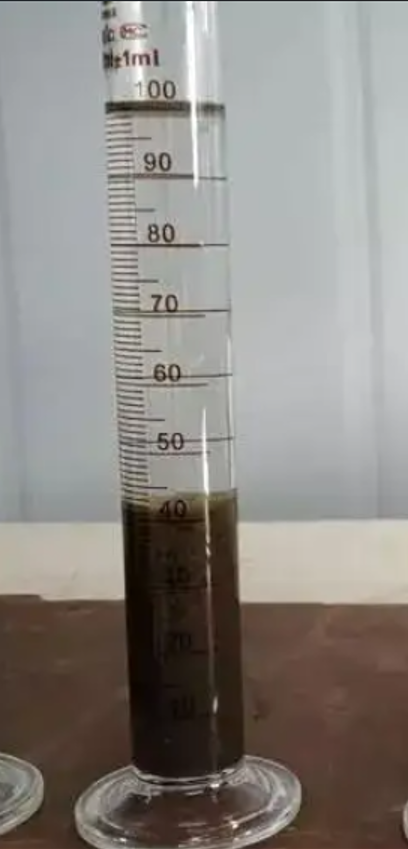
#> input picture lane_detection/su/data/1003.png, 408 x 849 px
$ python segment.py   (older library calls are emulated)
#> lines starting #> are read from the running program, lines starting #| are printed output that depends on the picture; after the words box and inside, x2 and y2 are one past the last pixel; in counts of white or black regions, pixels touching at a corner belong together
"""
@Name: segment.py
@Auth: Huohuo
@Date: 2023/6/11-9:59
@Desc:
@Ver :
code_idea
"""
import cv2
import numpy as np

# ------------------------------------
#               sobel算子
# ------------------------------------
def sobel(img, x_weight, y_weight):
    x = cv2.Sobel(img, cv2.CV_16S, 1, 0, ksize=3)
    y = cv2.Sobel(img, cv2.CV_16S, 0, 1, ksize=3)

    absX = cv2.convertScaleAbs(x)
    absY = cv2.convertScaleAbs(y)

    dst = cv2.addWeighted(absX, x_weight, absY, y_weight, 0)
    return dst

# ------------------------------------
#               形态学运算
# open = True:      开运算
# open = False:     闭运算
# ------------------------------------
def open_close(img, k_x=3, k_y=3, open=True):
    morph_kernel = np.ones((k_x, k_y), np.uint8)
    if open:
        img_erode = cv2.erode(img, morph_kernel, 1)
        img_dilate = cv2.dilate(img_erode, morph_kernel, 1)
        return img_dilate

    else:
        img_dilate = cv2.dilate(img, morph_kernel, 1)
        img_erode = cv2.erode(img_dilate, morph_kernel, 1)
        return img_erode

img_path = "data/1003.png"
img = cv2.imread(img_path, 0)
#> img: shape (849, 408); min 5, max 255, mean 136.7
cv2.imshow("img_gray", img)

# roi区域手动提取
img_h, img_w = img.shape
#> img_h = 849; img_w = 408
print(img.shape)
#| (849, 408)
# img = img[5:-5, 100:190]
cv2.imshow("img_cut", img)

# 二值化
thresh, img_binary = cv2.threshold(img, 0, 255, cv2.THRESH_BINARY+cv2.THRESH_OTSU)
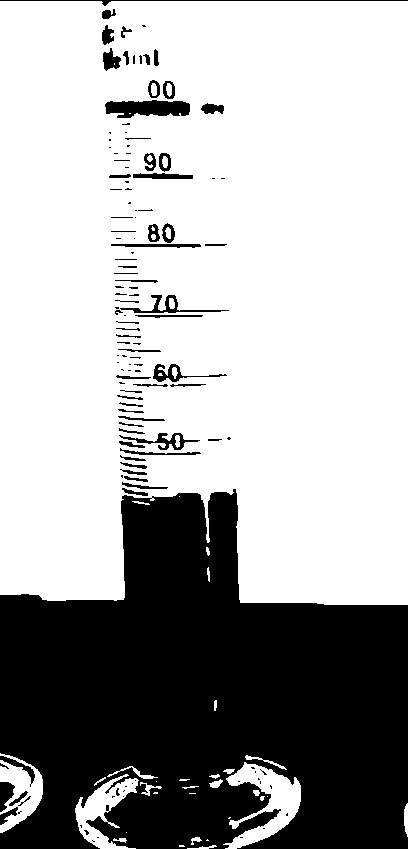
#> img_binary: shape (849, 408); 67.5% white; 130 black regions (68 under 20 px), largest, box (x1, y1, x2, y2) and area: (0, 489, 408, 849) 104563, (105, 100, 190, 118) 1155, (0, 0, 408, 6) 435
#> thresh = 116

# canny
# img_blur = cv2.GaussianBlur(img_binary, (3, 3), 0)
# img_blur = cv2.medianBlur(img_binary, 3, 0)
img_blur = cv2.blur(img_binary, (3, 3))
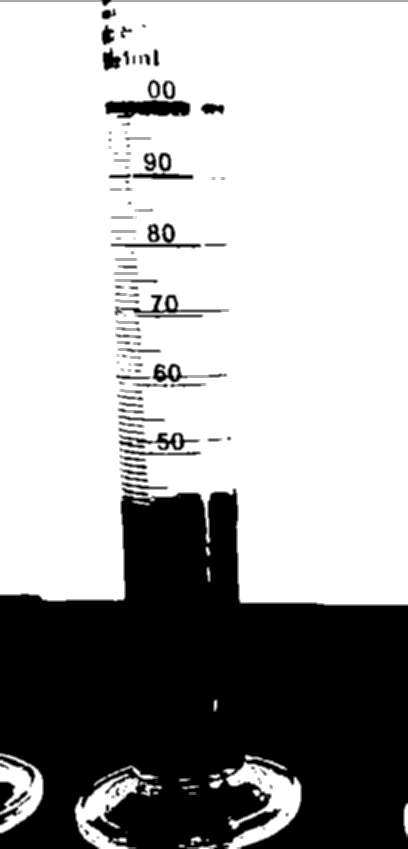
#> img_blur: shape (849, 408); min 0, max 255, mean 172.1
cv2.imshow("img_blur", img_blur)

# open or close
img_open = open_close(img_blur)
#> in open_close, `img_erode = cv2.erode(img, morph_kernel, 1)`:
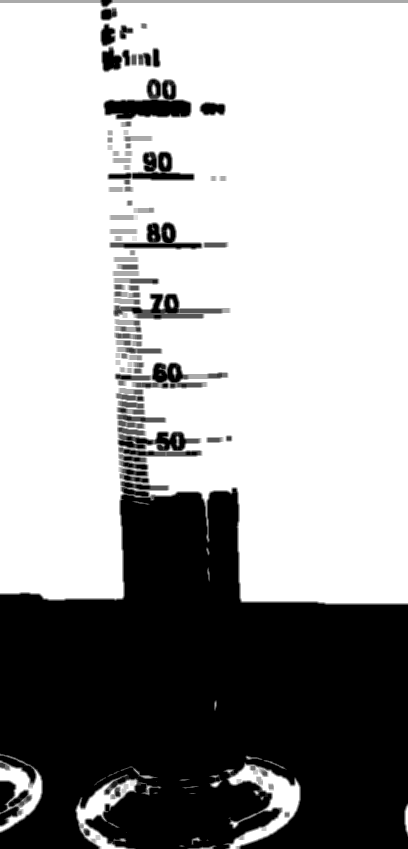
#> img_erode: shape (849, 408); min 0, max 255, mean 166.6

# 边缘检测
# img_edge = cv2.Canny(img_blur, 50, 150)
img_edge = sobel(img_open, 0, 1)
#> in sobel, `x = cv2.Sobel(img, cv2.CV_16S, 1, 0, ksize=3)`:
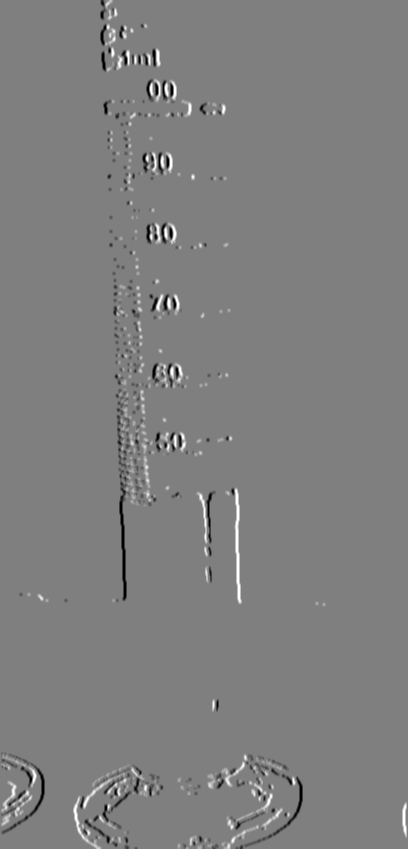
#> x: shape (849, 408) int16; min -680, max 680, mean 0.1; drawn with min black and max white
#> in sobel, `y = cv2.Sobel(img, cv2.CV_16S, 0, 1, ksize=3)`:
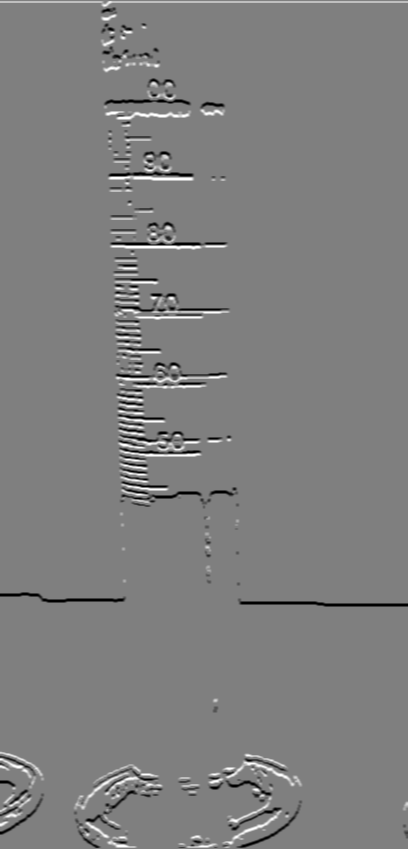
#> y: shape (849, 408) int16; min -680, max 680, mean -1.2; drawn with min black and max white
#> in sobel, `absX = cv2.convertScaleAbs(x)`:
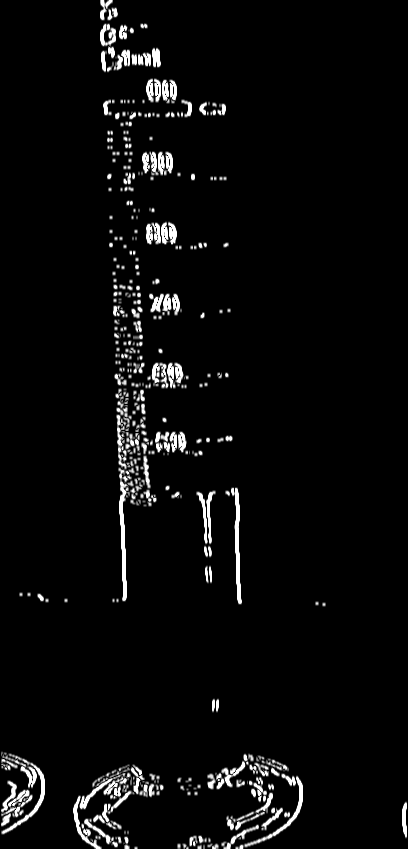
#> absX: shape (849, 408); min 0, max 255, mean 10.1
#> in sobel, `absY = cv2.convertScaleAbs(y)`:
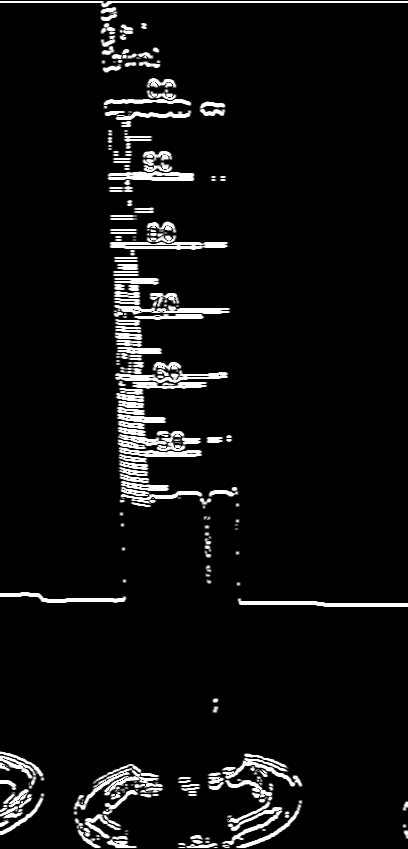
#> absY: shape (849, 408); min 0, max 255, mean 15.4

cv2.imshow("img_edge", img_edge)

cv2.waitKey(0)
cv2.destroyAllWindows()

$ run again, with lane_detection/su/data/1000.png copied over lane_detection/su/data/1003.png
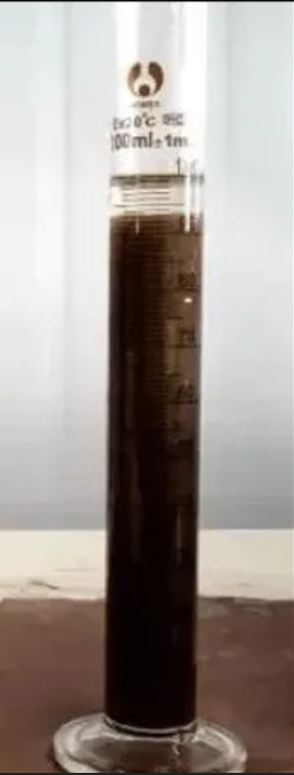
#> input picture lane_detection/su/data/1000.png, 294 x 775 px
#| (775, 294)
#> `thresh, img_binary = cv2.threshold(img, 0, 255, cv2.THRESH_BINARY+cv2...`:
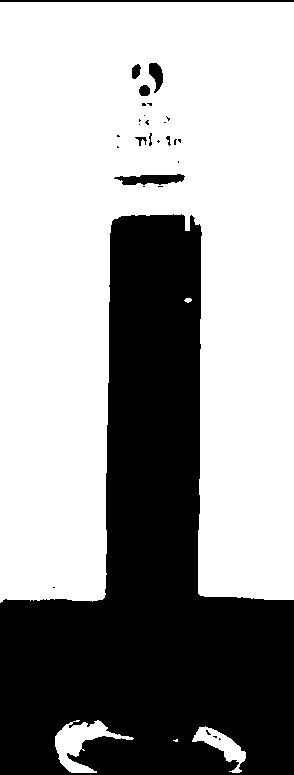
#> img_binary: shape (775, 294); 62.2% white; 29 black regions (20 under 20 px), largest, box (x1, y1, x2, y2) and area: (0, 214, 294, 775) 84244, (0, 0, 294, 2) 588, (114, 174, 185, 185) 528
#> thresh = 133
#> in sobel, `absY = cv2.convertScaleAbs(y)`:
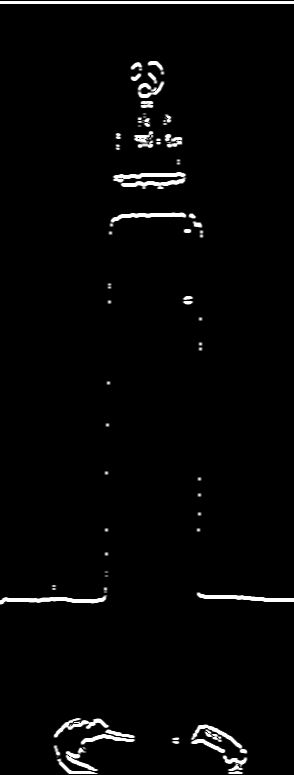
#> absY: shape (775, 294); min 0, max 255, mean 6.2

$ run again, with lane_detection/su/data/1001.png copied over lane_detection/su/data/1003.png
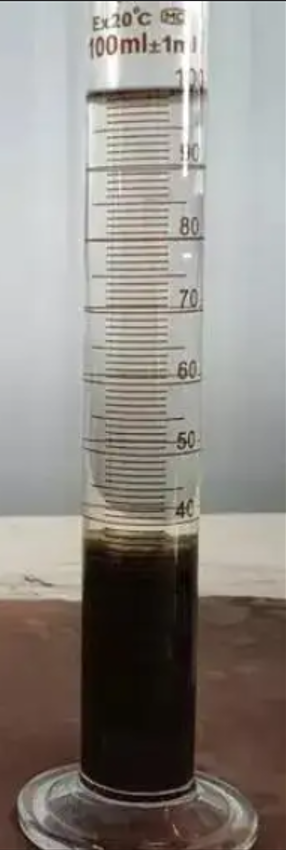
#> input picture lane_detection/su/data/1001.png, 286 x 850 px
#| (850, 286)
#> `thresh, img_binary = cv2.threshold(img, 0, 255, cv2.THRESH_BINARY+cv2...`:
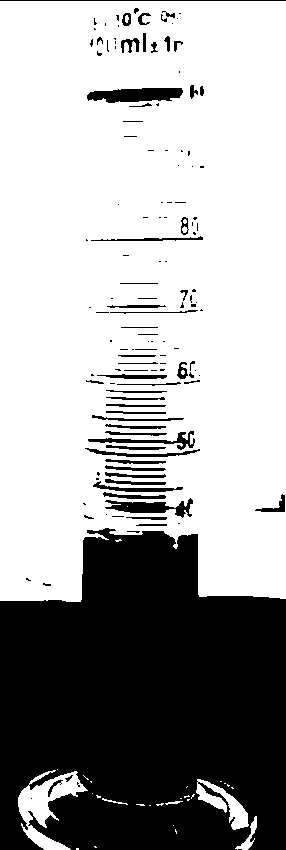
#> img_binary: shape (850, 286); 65.5% white; 137 black regions (80 under 20 px), largest, box (x1, y1, x2, y2) and area: (0, 528, 286, 850) 75607, (87, 88, 183, 103) 1078, (105, 498, 193, 518) 773
#> thresh = 118
#> in sobel, `absY = cv2.convertScaleAbs(y)`:
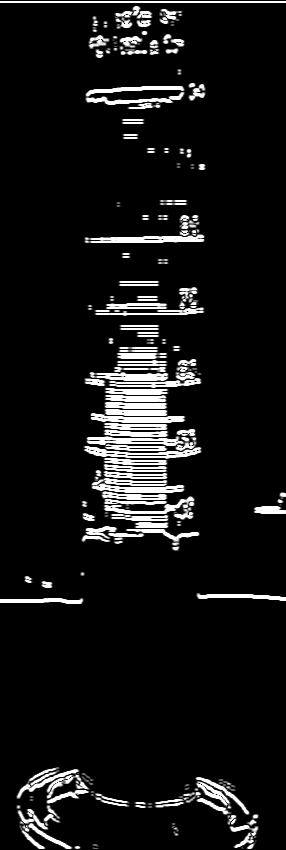
#> absY: shape (850, 286); min 0, max 255, mean 20.7

$ run again, with lane_detection/su/data/1002.png copied over lane_detection/su/data/1003.png
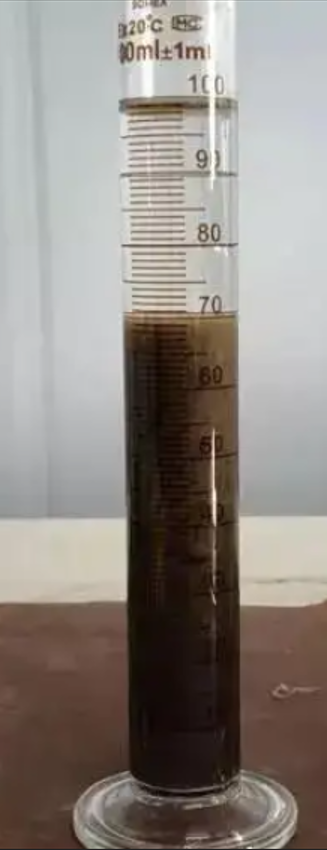
#> input picture lane_detection/su/data/1002.png, 327 x 850 px
#| (850, 327)
#> img_binary: shape (850, 327); 60.3% white; 79 black regions (52 under 20 px), largest, box (x1, y1, x2, y2) and area: (0, 296, 327, 850) 107214, (120, 99, 208, 115) 940, (172, 15, 198, 31) 190
#> thresh = 123
#> in sobel, `absY = cv2.convertScaleAbs(y)`:
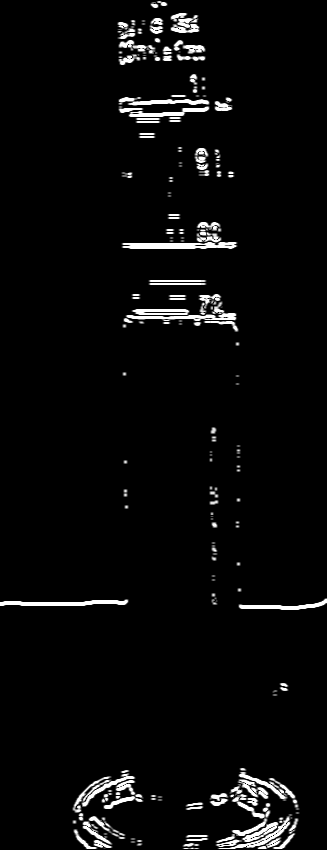
#> absY: shape (850, 327); min 0, max 255, mean 9.4
